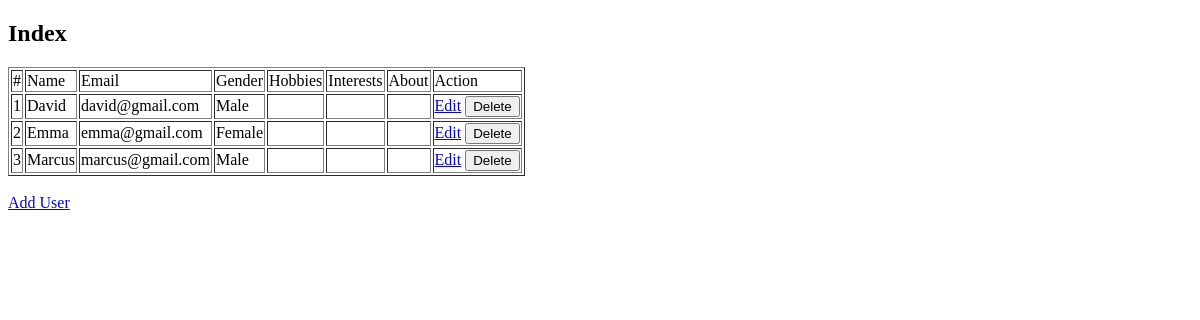
Before: / with the older database file.
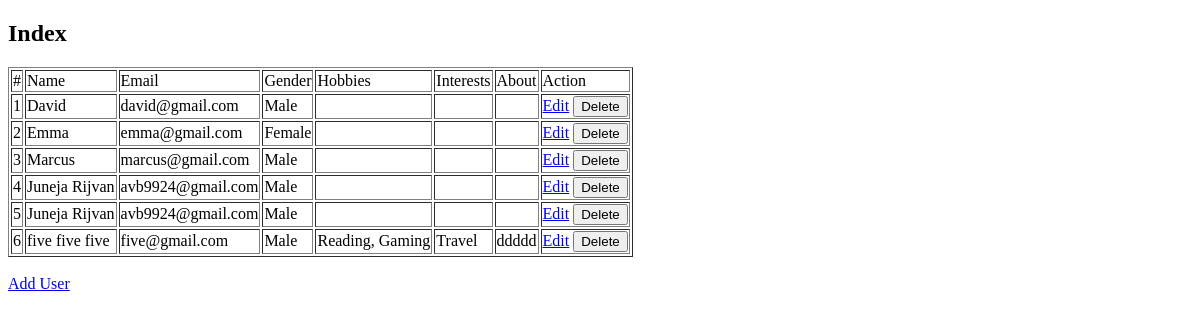
After: the same page with the newer database file.
### tables this page shows
CREATE TABLE `users` (
  `id` int(11) NOT NULL,
  `name` varchar(100) NOT NULL,
  `email` varchar(100) NOT NULL,
  `gender` varchar(100) NOT NULL,
  `about` varchar(500) NOT NULL,
  `hobbies` varchar(255) NOT NULL,
  `interests` varchar(255) NOT NULL
);

### index.php (the view, shortened to what this page needs)
<!DOCTYPE html>
<html lang="en" dir="ltr">
  <head>
  </head>
  <body>
    <h2>Index</h2>
    <table border = 1>
      <tr>
        <td>#</td>
        <td>Name</td>
        <td>Email</td>
        <td>Gender</td>
        <td>Hobbies</td>
        <td>Interests</td>
        <td>About</td>
        <td>Action</td>
      </tr>
      <?php
      require 'config.php';
      $rows = mysqli_query($conn, "SELECT * FROM users");
      $i = 1;
      ?>
      <?php foreach($rows as $row) : ?>
      <tr id = <?php echo $row["id"]; ?>>
        <td><?php echo $i++; ?></td>
        <td><?php echo $row["name"]; ?></td>
        <td><?php echo $row["email"]; ?></td>
        <td><?php echo $row["gender"]; ?></td>
        <td><?php echo $row["hobbies"]; ?></td>
        <td><?php echo $row["interests"]; ?></td>
        <td><?php echo $row["about"]; ?></td>
        <td>
          <a href="edituser.php?id=<?php echo $row['id']; ?>">Edit</a>
          <button type="button" onclick = "submitData(<?php echo $row['id']; ?>);">Delete</button>
        </td>
      </tr>
      <?php endforeach; ?>
    </table>
    <br>
    <a href="adduser.php">Add User</a>
  </body>
</html>

Changed rows visible on the page:
added users: name "Juneja Rijvan", email "avb9924@gmail.com", gender "Male"
added users: name "Juneja Rijvan", email "avb9924@gmail.com", gender "Male"
added users: name "five five five", email "five@gmail.com", gender "Male", hobbies "Reading, Gaming", interests "Travel", about "ddddd"
